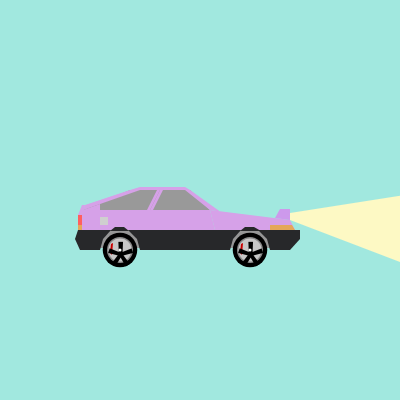
Frame 1 (no input)
Frame 60 (no input): identical to frame 1, image omitted
Frame 120 (the mouse pressed at the canvas centre since frame 60): identical to frame 1, image omitted

The p5.js sketch that drew this single still picture (run headless with seeded random() and noise() and a simulated clock; from frame 60 on, the mouse is pressed at the canvas centre):

// p5.js sketch
// ── sketch.js
function setup() {
  createCanvas(400, 400);
}

function draw() {
  background(161,232,223);
  noStroke()
  
  //under body
  fill(150)
  quad(100,248,100,230,280,230,280,248) 
  
  //wheels
  fill(0,0,0)
  circle(120,250,34.5)
  circle(250,250,34.5)
  fill(139)
  circle(120,250,26)
  circle(250,250,26)
  fill(200)
  circle(120,250,23)
  circle(250,250,23)
  fill(200,0,0)
  quad(110,253,111,244,113,243,112,255)
  quad(240,253,241,244,243,243,242,255)
  fill(0)
  textSize(70)
  text('*',107,290)
  text('*',237,290)
  fill(255)
  circle(120,250,3)
  circle(250,250,3)
  
  
  //window
  fill(153,153,153)
  quad(83,210,130,190,190,190,210,210)
  
  //top body
  fill(214,161,232)
  quad(82,230,82,210,160,210,150,230)
  quad(78,215,82,205,85,205,82,215)
  quad(150,230,150,210,210,210,215,230)
  quad(215,230,210,210,290,220,295,230)
  quad(210,210,185,190,190,190,220,211.5)
  quad(150,210,160,190,163,190,153,210)
  quad(147,210,157,190,160,190,150,210)
  quad(85,205,130,190,140,190,83,210)
  quad(130,190,140,187,185,187,190,190)
  quad(83,210,100,204,100,210)
  
  //bottom body
  fill(39,40,42)
  quad(80,250,100,250,103,239,75,239)
  quad(75,239,78,230,111,230,103,239)
  quad(140,250,137,239,233,239,230,250)
  quad(137,239,128,230,241,230,233,239)
  quad(270,250,267,239,300,239,290,250)
  quad(267,239,258,230,300,230,300,239)
  quad(110,231,115,227,124,227,129,231)
  quad(240,231,245,227,254,227,261,231)
  
  //tail lights
  fill(228,167,90)
  quad(78,230,78,225,82,225,82,230)
  fill(255,95,95)
  quad(78,225,78,215,82,215,82,225)
  
  //head light
  fill(228,167,90)
  quad(270,230,270,225,292,225,295,230)
  fill(205,153,236)
  quad(275,218,280,209,290,209,290,220)
  fill(253,249,196)
  quad(290,220,290,213,500,180,500,300)
  
  //gas chute
  fill(207,207,207)
  quad(100,225,100,217,108,217,108,225)
}
